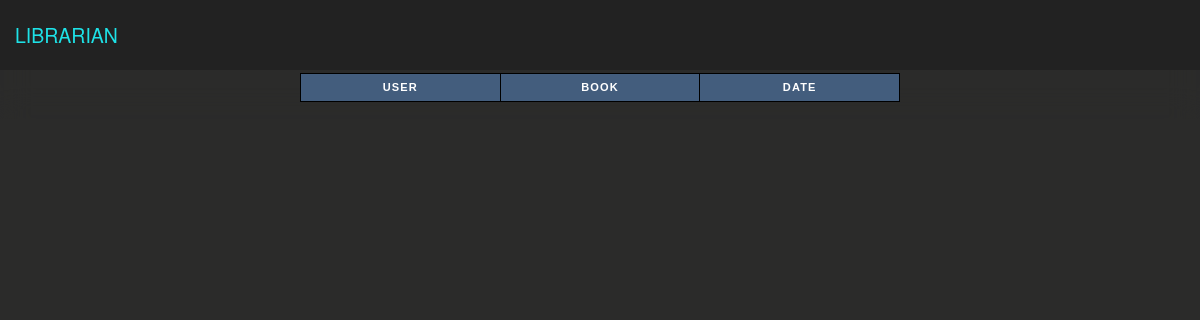
The page /history (signed in) on the database as committed earlier.
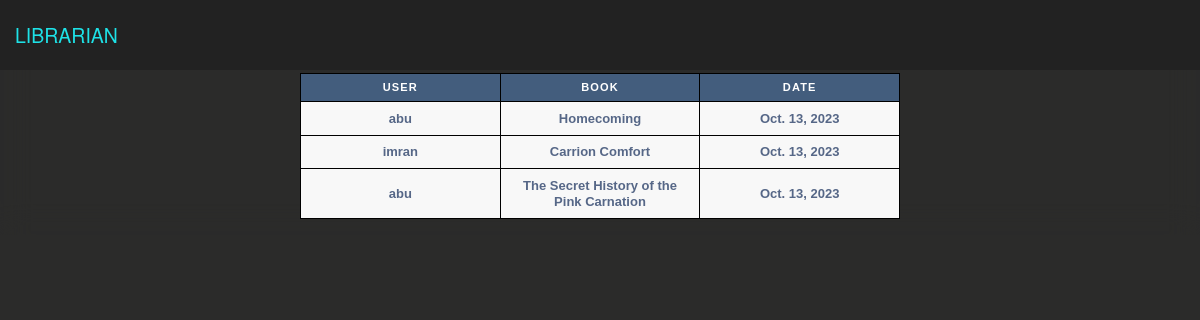
The same page on the database as committed later.
### app1/models.py (models this page shows, shortened)
class Issue(models.Model):
    username=models.ForeignKey(Register,on_delete=models.CASCADE)
    bookname=models.ForeignKey(Book,on_delete=models.CASCADE)
    issuedate=models.DateField(default=date.today,blank=False)

class Register(models.Model):
    name=models.CharField(max_length=50)
    phone=models.IntegerField()
    email=models.EmailField()
    username=models.CharField(max_length=50,unique=True)
    password = models.CharField(max_length=50)
    type = models.IntegerField(null=True)
    def __str__(self):
        return self.username

class Book(models.Model):
     bookname=models.CharField(max_length=100)
     author=models.CharField(max_length=100)
     description=models.CharField(max_length=1500)
     genre=models.CharField(max_length=100)
     image=models.ImageField()
     def __str__(self):
         return self.bookname

### app1/views.py (the view)
# urls.py: path('history',views.history,name='history'),
def history(request):
    if 'id' in request.session:
        data=Issue.objects.all()
        return render(request,'history.html',{'data':data})
    else:
        return redirect(login)

### template/history.html (shortened to what this page needs)
<!DOCTYPE html>
<html lang="en">
<head>
  {% load static %}
<link rel="stylesheet" href="https://maxcdn.bootstrapcdn.com/bootstrap/3.3.7/css/bootstrap.min.css">
<link rel="stylesheet" href="{% static 'css/table.css' %}">
  <link rel="stylesheet" href="{% static 'css/nav.css' %}">
    <link rel="stylesheet" href="{% static 'css/library.css' %}">
</head>
<body>
    <nav class="navbar navbar-default navbar-fixed-top navbar-shrink">
<div class="container-fluid">
            <div class="navbar-header page-scroll">
                <a class="navbar-brand page-scroll" href="library">LIBRARIAN</a>
            </div>
        </div>
    </nav><br><br>
<table class="center">
  <caption align=""></caption>
  <thead>
    <tr>
      <th scope="col">User</th>
      <th scope="col">Book</th>
      <th scope="col">Date</th>
    </tr>
  </thead>
  <tbody>
  {% for i in data %}
    <tr>
      <td><b>{{i.username}}</b></td>
      <td><b>{{i.bookname}}</b></td>
      <td><b>{{i.issuedate}}</b></td>
    </tr>
  {% endfor %}
  </tbody>
</table>
<div class="btn">
</div>
</body>
</html>

### static/css/table.css (style rules this page uses)
table { border: 1px solid #ccc; border-collapse: collapse; margin: 0; padding: 0; width: 100%; table-layout: fixed; }
table caption { font-size: 1.5em; margin: .5em 0 .75em; }
table tr { background-color: #f8f8f8; border: 1px solid #ddd; padding: .35em; }
table th, table td { padding: .625em; text-align: center; }
table th { font-size: .85em; letter-spacing: .1em; text-transform: uppercase; }
body { font-family: "Open Sans", sans-serif; line-height: 1.25; }

### static/css/nav.css (style rules this page uses)
body { overflow-x: hidden; font-family: "Roboto Slab","Helvetica Neue",Helvetica,Arial,sans-serif; }
a, a:hover, a:focus, a:active, a.active { outline: 0; }
a { color: #1ee2e7; }
.navbar-default { border-color: transparent; background-color: #222; }
.navbar-default .navbar-brand { font-family: "Kaushan Script","Helvetica Neue",Helvetica,Arial,cursive; color: #1ee2e7; }
@media (min-width:768px) { .navbar-default { padding: 25px 0; border: 0; background-color: transparent; -webkit-transition: padding .3s; -moz-transition: padding .3s; transition: padding .3s; } }
@media (min-width:768px) { .navbar-default .navbar-brand { font-size: 2em; -webkit-transition: all .3s; -moz-transition: all .3s; transition: all .3s; } }
@media (min-width:768px) { .navbar-default.navbar-shrink { padding: 10px 0; background-color: #222; } }
@media (min-width:768px) { .navbar-default.navbar-shrink .navbar-brand { font-size: 1.5em; } }
body { webkit-tap-highlight-color: #1ee2e7; }

### static/css/library.css (style rules this page uses)
body { color: #566787; background-color: #2b2b2a;; font-family: 'Varela Round', sans-serif; font-size: 13px; backdrop-filter:blur(15px); }

### template/history.html (style rules this page uses)
body { display-content: flex; }
.center { margin-left: auto; margin-right: auto; width:50%; }
table { border-collapse: collapse; }
table,th,td { border:1px solid black; }
th { background-color:#435d7d; color:white; }
th, td { padding: 8px; text-align: left; }
td { color:#566787; }

Rows that differ between the two databases and show on the page:
added Issue: username "abu", bookname "Homecoming", issuedate "Oct. 13, 2023"
added Issue: username "imran", bookname "Carrion Comfort", issuedate "Oct. 13, 2023"
added Issue: username "abu", bookname "The Secret History of the Pink Carnation", issuedate "Oct. 13, 2023"
